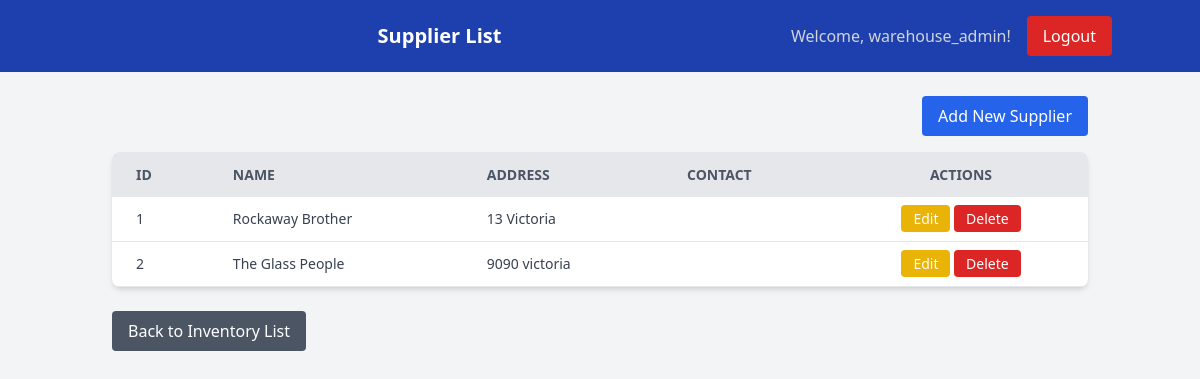
Page /inventory/supplier_list/ (signed in) on the committed database.
### inventory/models.py (models this page shows, shortened)
class Supplier(models.Model):
    name = models.CharField(max_length=255)
    email = models.EmailField(default='example@example.com')
    telephone = models.CharField(max_length=20, null=True, blank=True)
    address = models.TextField()
    website = models.URLField(default='http://defaultwebsite.com')

### inventory/views.py (the view)
# urls.py: path('supplier_list/', views.supplier_list, name='supplier_list'),
@login_required
def supplier_list(request):
    suppliers = Supplier.objects.all()
    is_manager = request.user.groups.filter(name='warehouse_managers').exists()
    is_staff = request.user.groups.filter(name='warehouse_staff').exists()
    context = {
        'suppliers': suppliers,
        'is_manager': is_manager,
        'is_staff': is_staff,
    }
    return render(request, 'inventory/supplier_list.html', context)

### templates/inventory/supplier_list.html (shortened to what this page needs)
<!DOCTYPE html>
<html lang="en">
<head>
    {% load static tailwind_tags %}
    <link href="https://cdn.jsdelivr.net/npm/tailwindcss@2.2.19/dist/tailwind.min.css" rel="stylesheet">
    {% tailwind_css %}
</head>
<body class="bg-gray-100 font-sans">
    <header class="bg-blue-800 text-white p-4">
        <div class="container mx-auto flex justify-between items-center">
            <h1 class="text-xl font-semibold">Supplier List</h1>
            <div class="flex items-center space-x-4">
                <span class="text-gray-300">Welcome, {{ user.username }}!</span>
                <a href="{% url 'logout' %}" class="bg-red-600 hover:bg-red-700 text-white py-2 px-4 rounded">Logout</a>
            </div>
        </div>
    </header>
    <main class="container mx-auto p-6">
        <div class="flex justify-end mb-4">
            <a href="{% url 'add_supplier' %}" class="bg-blue-600 hover:bg-blue-700 text-white py-2 px-4 rounded">Add New Supplier</a>
        </div>
        <div class="bg-white shadow-md rounded-lg overflow-hidden">
            <table class="min-w-full leading-normal">
                <thead>
                    <tr class="bg-gray-200 text-gray-600 uppercase text-sm leading-normal">
                        <th class="py-3 px-6 text-left">ID</th>
                        <th class="py-3 px-6 text-left">Name</th>
                        <th class="py-3 px-6 text-left">Address</th>
                        <th class="py-3 px-6 text-left">Contact</th>
                        <th class="py-3 px-6 text-center">Actions</th>
                    </tr>
                </thead>
                <tbody class="text-gray-700 text-sm font-light">
                    {% for supplier in suppliers %}
                    <tr class="border-b border-gray-200 hover:bg-gray-100">
                        <td class="py-3 px-6 text-left">{{ supplier.id }}</td>
                        <td class="py-3 px-6 text-left">{{ supplier.name }}</td>
                        <td class="py-3 px-6 text-left">{{ supplier.address }}</td>
                        <td class="py-3 px-6 text-left">{{ supplier.contact }}</td>
                        <td class="py-3 px-6 text-center">
                            <a href="{% url 'edit_supplier' supplier.pk %}" class="bg-yellow-500 hover:bg-yellow-600 text-white py-1 px-3 rounded">Edit</a>
                            <a href="{% url 'delete_supplier' supplier.pk %}" class="bg-red-600 hover:bg-red-700 text-white py-1 px-3 rounded">Delete</a>
                        </td>
                    </tr>
                    {% endfor %}
                </tbody>
            </table>
        </div>
        <div class="mt-6 flex justify-start">
            <a href="{% url 'inventory_list' %}" class="bg-gray-600 hover:bg-gray-700 text-white py-2 px-4 rounded">Back to Inventory List</a>
        </div>
    </main>
</body>
</html>

### rows in the picture
Supplier: id "1", name "Rockaway Brother", address "13 Victoria"
Supplier: id "2", name "The Glass People", address "9090 victoria"

### other values in the picture
{{ user.username }} "warehouse_admin"
